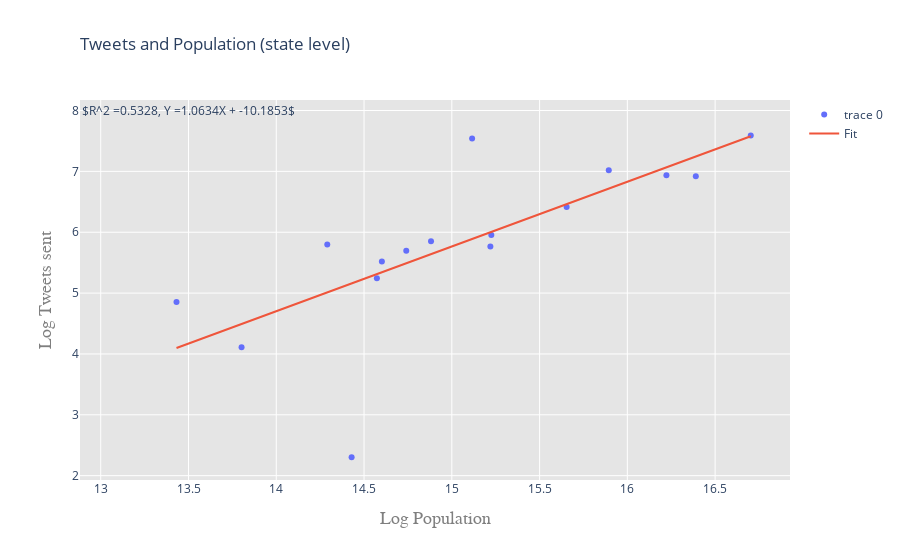

This figure's notebook cell:
### Code cell
line = slope*X+intercept

trace_data = go.Scatter(
    x = X,
    y = y,
    mode = 'markers',
    marker = dict(symbol='circle'),
    text = list(merged_pop_df.index)
    # name='Equities',
    # hovertext=reshaped_df.iloc[:16,2].values
)

trace_line = go.Scatter(
                  x=X,
                  y=line,
                  mode='lines',
                  name='Fit'
                  )

annotation = go.Annotation(
                  x=13.5,
                  y=8,
                  text='$R^2 =' + str(round(r_value**2, 4)) + ', Y =' + str(round(slope, 4)) + 'X + ' + str(round(intercept,4)) + '$',
                  showarrow=False,
                  font=go.Font(size=12)
                  )

layout = go.Layout(
    title=go.layout.Title(
        text='Tweets and Population (state level)',
        xref='paper',
        x=0
    ),
    plot_bgcolor='rgb(229, 229, 229)',
    xaxis=go.layout.XAxis(
        title=go.layout.xaxis.Title(
            text='Log Population',
            font=dict(
                family='Courier New, monospace',
                size=18,
                color='#7f7f7f'
            )
        )
    ),
    yaxis=go.layout.YAxis(
        title=go.layout.yaxis.Title(
            text='Log Tweets sent',
            font=dict(
                family='Courier New, monospace',
                size=18,
                color='#7f7f7f'
            )
        )
    ),
    annotations=[annotation]
)

data = [trace_data, trace_line]

fig = go.Figure(data=data, layout=layout)


iplot(fig, filename = 'tweets_pop')

### Figure 1 — Plotly figure (JSON) as saved in the notebook; plotly's stock layout.template omitted (floating-point values rounded to 4 significant figures)
{"data": [{"marker": {"symbol": "circle"}, "mode": "markers", "text": ["Nordrhein-Westfalen", "Berlin", "Niedersachsen", "Baden-Württemberg", "Bayern", "Hessen", "Rheinland-Pfalz", "Schleswig-Holstein", "Mecklenburg-Vorpommern", "Sachsen", "Brandenburg", "Sachsen-Anhalt", "Thüringen", "Bremen", "Saarland", "Hamburg"], "type": "scatter", "x": [16.7, 15.12, 15.89, 16.22, 16.39, 15.65, 15.23, 14.88, 14.29, 15.22, 14.74, 14.6, 14.57, 13.43, 13.8, 14.43], "y": [7.587, 7.541, 7.018, 6.934, 6.92, 6.413, 5.956, 5.852, 5.799, 5.765, 5.694, 5.517, 5.242, 4.852, 4.111, 2.303]}, {"mode": "lines", "name": "Fit", "type": "scatter", "x": [16.7, 15.12, 15.89, 16.22, 16.39, 15.65, 15.23, 14.88, 14.29, 15.22, 14.74, 14.6, 14.57, 13.43, 13.8, 14.43], "y": [7.577, 5.889, 6.717, 7.066, 7.244, 6.462, 6.005, 5.64, 5.012, 6.0, 5.49, 5.342, 5.312, 4.098, 4.492, 5.159]}], "layout": {"annotations": [{"font": {"size": 12}, "showarrow": false, "text": "$R^2 =0.5328, Y =1.0634X + -10.1853$", "x": 13.5, "y": 8}], "plot_bgcolor": "rgb(229, 229, 229)", "title": {"text": "Tweets and Population (state level)", "x": 0, "xref": "paper"}, "xaxis": {"title": {"font": {"color": "#7f7f7f", "family": "Courier New, monospace", "size": 18}, "text": "Log Population"}}, "yaxis": {"title": {"font": {"color": "#7f7f7f", "family": "Courier New, monospace", "size": 18}, "text": "Log Tweets sent"}}}}
